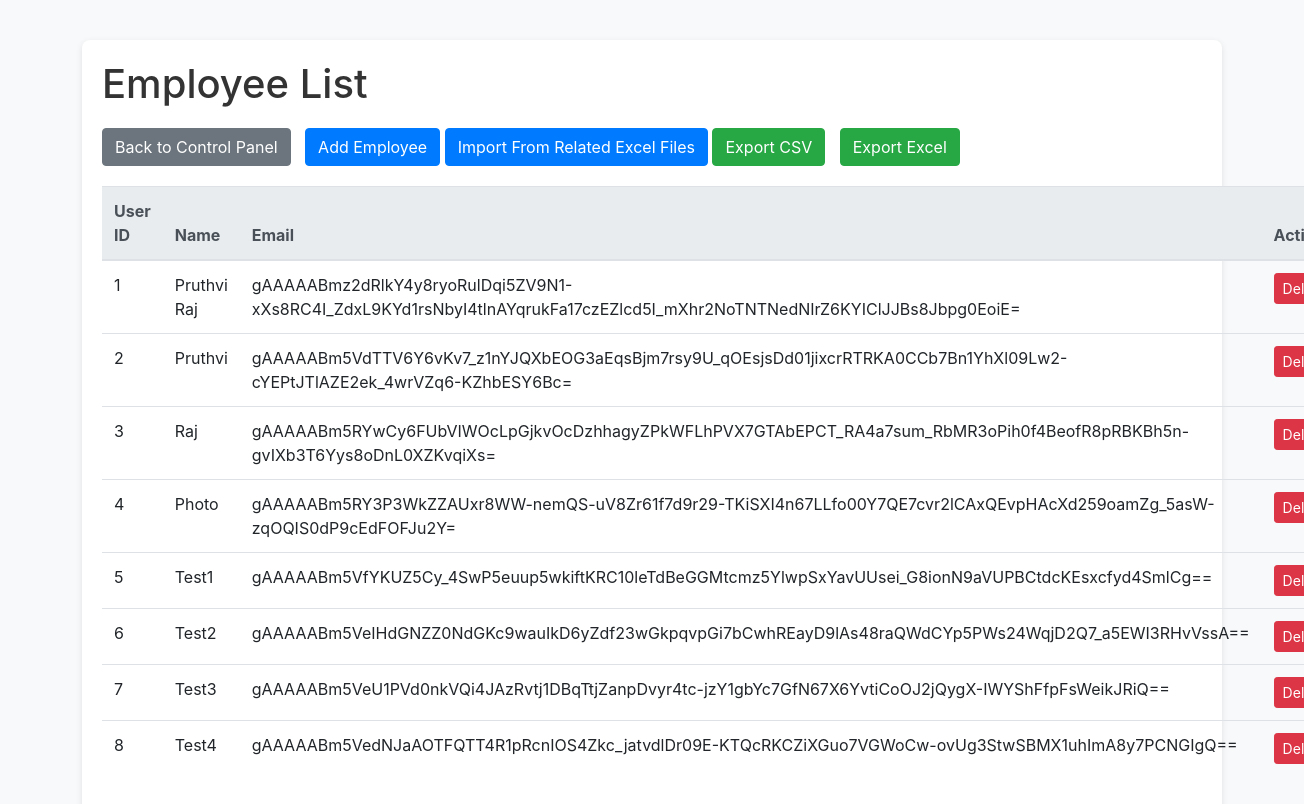
The page /api/employees/ on the database its author committed.
### sender_app/models.py (models this page shows, shortened)
class Employee(models.Model):
    user_id = models.AutoField(primary_key=True)
    name = models.CharField(max_length=100)
    email = EncryptedEmailField(max_length=254, unique=True)
    created_at = models.DateTimeField(auto_now_add=True)
    updated_at = models.DateTimeField(auto_now=True)

### sender_app/views.py (the view)
# urls.py: path('employees/', EmployeeListView.as_view(), name='employee_list'),
class EmployeeListView(View):
    def get(self, request):
        employees = Employee.objects.all()
        return render(request, 'email_sender_app/employees.html', {'employees': employees})

### sender_app/templates/email_sender_app/employees.html (shortened to what this page needs)
<!DOCTYPE html>
<html lang="en">
<head>
    <link rel="stylesheet" href="https://stackpath.bootstrapcdn.com/bootstrap/4.5.2/css/bootstrap.min.css">
</head>
<body>
    <div class="container">
        <h1>Employee List</h1>
        <div class="mb-3">
            <a href="{% url 'control_panel' %}" class="btn btn-secondary btn-space">Back to Control Panel</a>
            <a href="{% url 'add_employee' %}" class="btn btn-primary">Add Employee</a>
            <a href="{% url 'upload_file' %}" class="btn btn-primary">Import From Related Excel Files</a>
            <a href="{% url 'employee_export' %}?format=csv" class="btn btn-success btn-space">Export CSV</a>
            <a href="{% url 'employee_export' %}?format=xls" class="btn btn-success">Export Excel</a>
        </div>
        <table class="table">
            <thead class="thead-light">
                <tr>
                    <th>User ID</th>
                    <th>Name</th>
                    <th>Email</th>
                    <th>Actions</th>
                </tr>
            </thead>
            <tbody>
                {% for employee in employees %}
                <tr>
                    <td>{{ employee.user_id }}</td>
                    <td>{{ employee.name }}</td>
                    <td>{{ employee.email }}</td>
                    <td>
                        <button class="btn btn-danger btn-sm" onclick="deleteEmployee({{ employee.user_id }})">Delete</button>
                    </td>
                </tr>
                {% endfor %}
            </tbody>
        </table>
    </div>
</body>
</html>

### sender_app/templates/email_sender_app/employees.html (style rules this page uses)
body { background-color: #f8f9fa; }
.container { background-color: #ffffff; padding: 20px; border-radius: 8px; box-shadow: 0 2px 6px rgba(0, 0, 0, 0.1); margin-top: 40px; margin-bottom: 40px; }
h1 { color: #333; margin-bottom: 20px; }
.table { margin-top: 20px; }
.btn-space { margin-right: 10px; }

### rows shown on the page
Employee: user_id "1", name "Pruthvi Raj", email "gAAAAABmz2dRlkY4y8ryoRulDqi5ZV9N1-xXs8RC4I_ZdxL9KYd1rsNbyI4tlnAYqrukFa17czEZlcd5I_mXhr2NoTNTNedNIrZ6KYIClJJBs8Jbpg0EoiE="
Employee: user_id "2", name "Pruthvi", email "gAAAAABm5VdTTV6Y6vKv7_z1nYJQXbEOG3aEqsBjm7rsy9U_qOEsjsDd01jixcrRTRKA0CCb7Bn1YhXl09Lw2-cYEPtJTlAZE2ek_4wrVZq6-KZhbESY6Bc="
Employee: user_id "3", name "Raj", email "gAAAAABm5RYwCy6FUbVIWOcLpGjkvOcDzhhagyZPkWFLhPVX7GTAbEPCT_RA4a7sum_RbMR3oPih0f4BeofR8pRBKBh5n-gvIXb3T6Yys8oDnL0XZKvqiXs="
Employee: user_id "4", name "Photo", email "gAAAAABm5RY3P3WkZZAUxr8WW-nemQS-uV8Zr61f7d9r29-TKiSXI4n67LLfo00Y7QE7cvr2lCAxQEvpHAcXd259oamZg_5asW-zqOQIS0dP9cEdFOFJu2Y="
Employee: user_id "5", name "Test1", email "gAAAAABm5VfYKUZ5Cy_4SwP5euup5wkiftKRC10leTdBeGGMtcmz5YlwpSxYavUUsei_G8ionN9aVUPBCtdcKEsxcfyd4SmlCg=="
Employee: user_id "6", name "Test2", email "gAAAAABm5VeIHdGNZZ0NdGKc9wauIkD6yZdf23wGkpqvpGi7bCwhREayD9lAs48raQWdCYp5PWs24WqjD2Q7_a5EWI3RHvVssA=="
Employee: user_id "7", name "Test3", email "gAAAAABm5VeU1PVd0nkVQi4JAzRvtj1DBqTtjZanpDvyr4tc-jzY1gbYc7GfN67X6YvtiCoOJ2jQygX-IWYShFfpFsWeikJRiQ=="
Employee: user_id "8", name "Test4", email "gAAAAABm5VedNJaAOTFQTT4R1pRcnIOS4Zkc_jatvdlDr09E-KTQcRKCZiXGuo7VGWoCw-ovUg3StwSBMX1uhImA8y7PCNGIgQ=="
